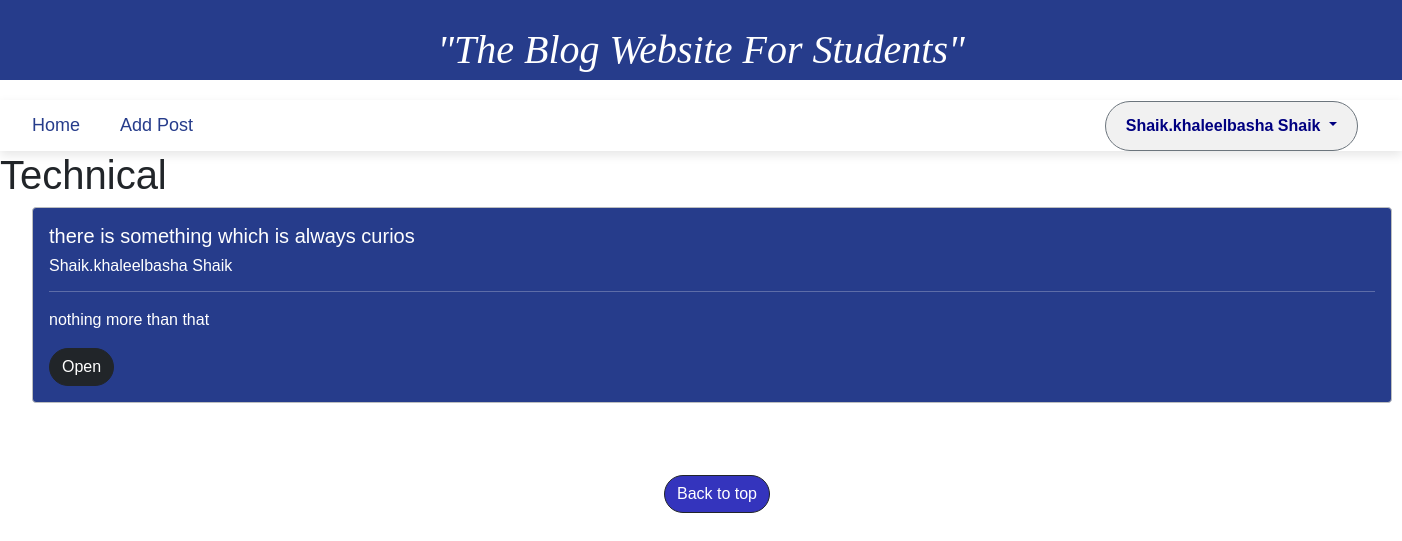
/category/Technical/ (signed in), run on the app's committed database.
### home/models.py (models this page shows, shortened)
class Category(models.Model):
    name = models.CharField(max_length=225)

class Post(models.Model):
    title = models.CharField(max_length=225)
    author = models.ForeignKey(User,on_delete=models.CASCADE)
    category = models.ForeignKey(Category, on_delete=models.SET_NULL,null = True)
    body = FroalaField(blank=True, null=True)
    post_date = models.DateField(auto_now_add=True)
    likes = models.ManyToManyField(User, related_name='blog_posts')
    header_image = models.ImageField(null = True, blank = True, upload_to = "images/")

### home/views.py (the view)
# urls.py: path('category/<str:cats>/',CategoryView,name = 'category'),
def CategoryView(request,cats):
    category = Category.objects.filter(name = cats).first()
    if(category):
        post = category.post_set.all()
        return render(request,'categories.html',{'cats':cats ,'category_posts' : post })
    return HttpResponse('Invalid Tag')

### templates/categories.html (shortened to what this page needs)
{% extends 'base.html' %} {% block body %}
<h1>{{cats}}</h1>
<ul>
    {% for post in category_posts %}
    <div class="card alert-dark" id="card">
        <div class="card-body">
            <h5 class="card-title">{{post.title}} <br>
                <h6> {{post.author.first_name}} {{post.author.last_name}}</h6>
            </h5>
            <hr>
            <p class="card-text">{{post.body|slice:'182'|safe}}</p>
            <a href="{% url 'detail' post.pk %}" class="btn btn-dark">Open</a>
        </div>
    </div>
    <br> {% endfor%}
    <br><br>
    <center>
        <p class="btn btn-dark" style="background-color: rgb(52, 52, 189);">
            <a style="color: white; text-decoration: none;" href="#">Back to top</a>
        </p>
    </center>
    {% endblock body %}

### templates/base.html (shortened to what this page needs)
<!DOCTYPE html>
<html lang="en">
<head>
    {% load static %}
    <link rel="stylesheet" href="{% static 'landingpage.css'%}">
    <link href="https://cdn.jsdelivr.net/npm/bootstrap@5.0.0-beta3/dist/css/bootstrap.min.css" rel="stylesheet" />
</head>
<body id="body">
    <div style="background-color: white; padding-bottom:20px;">
        <center>
            <p class="quote">"The Blog website for students"</p>
        </center>
    </div>
    {% if user.is_authenticated %}
    <nav class="navbar navbar-expand-lg">
        <div class="container-fluid">
            <div class="collapse navbar-collapse" id="navbarSupportedContent">
                <ul class="navbar-nav me-auto mb-2 mb-lg-0">
                    <li class="nav-item">
                        <a class="nav-link active" href="{% url 'landing' %}">Home</a>
                    </li>
                    <li class="nav-item">
                        <a class="nav-link active" href="{% url 'addpost' %}">Add Post</a>
                    </li>
                </ul>
            </div>
            <div class="dropdown">
                <button class="btn btn-secondary dropdown-toggle" type="button" id="dropdownMenuButton1" data-bs-toggle="dropdown" aria-expanded="false">
                    {{ user.first_name }} {{ user.last_name }}
                </button>
            </div>
        </div>
    </nav>
    {% block body %} {% endblock body %}
    {% endif %}
</body>
</html>

### static/landingpage.css (style rules this page uses)
.quote { font-family: Century gothic; }

### templates/base.html (style rules this page uses)
body { background-image: url('https://i.pinimg.com/736x/fb/05/88/fb0588a699bdea0ca993d4b53189fa9d.jpg'); background-repeat: no-repeat; background-attachment: fixed; background-size: 1900px 800px; font-family: 'Arial', sans-serif; }
.quote { color: white; text-transform: capitalize; font-size: 40px; font-style: italic; background: #263c8b; padding-top: 20px; margin: 0; }
.navbar { background-color: white; padding: 0; box-shadow: 0px 4px 10px rgba(0, 0, 0, 0.1); }
.navbar-nav .nav-item .nav-link { color: navy; padding: 12px 20px; font-size: 18px; }
.navbar-nav .nav-item .nav-link.active { color: #263c8b; }
.dropdown-toggle { background-color: white; color: navy; font-weight: bold; border-radius: 20px; margin-right: 32px; padding: 10px; }
.alert-dark { background-color: #263c8b; color: white; }
.btn { border-radius: 30px; font-size: 16px; text-decoration: none; }
.btn-secondary { background-color: #f1f1f1; color: navy; padding: 12px 20px; transition: background-color 0.3s; }

### templates/categories.html (style rules this page uses)
#card { width: 85rem; }

### data on the page
Category: name "Technical"
Post: title "there is something which is always curios", author.first_name "Shaik.khaleelbasha", author.last_name "Shaik", body "nothing more than that"

### other printed values
{{ user.first_name }} "Shaik.khaleelbasha"
{{ user.last_name }} "Shaik"
